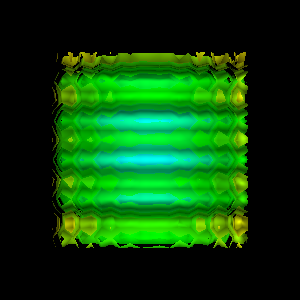

Source code (Python):
#!/usr/bin/env python
# Demonstrate vtkSession-based serialization pipeline with contour filter on analytic source.

import vtkmodules.vtkInteractionStyle  # noqa: F401
import vtkmodules.vtkRenderingFreeType  # noqa: F401
import vtkmodules.vtkRenderingOpenGL2  # noqa: F401

from vtkmodules.vtkFiltersCore import vtkContourFilter
from vtkmodules.vtkImagingCore import vtkRTAnalyticSource
from vtkmodules.vtkRenderingCore import (
    vtkActor,
    vtkPolyDataMapper,
    vtkRenderWindow,
    vtkRenderWindowInteractor,
    vtkRenderer,
)

# Analytic source.
source = vtkRTAnalyticSource()

# Contour filter.
contour = vtkContourFilter()
contour.SetInputConnection(source.GetOutputPort())
contour.GenerateValues(15, 0, 255)

# Mapper.
mapper = vtkPolyDataMapper()
mapper.SetInputConnection(contour.GetOutputPort())
mapper.SetScalarRange(0, 255)

# Actor.
actor = vtkActor()
actor.SetMapper(mapper)

# Rendering pipeline.
renderer = vtkRenderer()
renderer.AddActor(actor)

render_window = vtkRenderWindow()
render_window.AddRenderer(renderer)
render_window.SetWindowName("session")
render_window.SetMultiSamples(0)

interactor = vtkRenderWindowInteractor()
interactor.SetRenderWindow(render_window)

interactor.Initialize()
interactor.Start()
